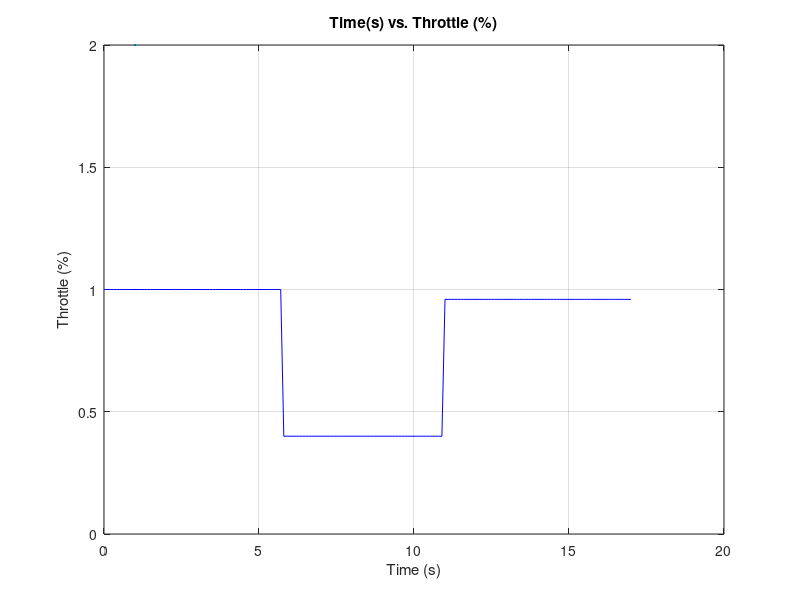
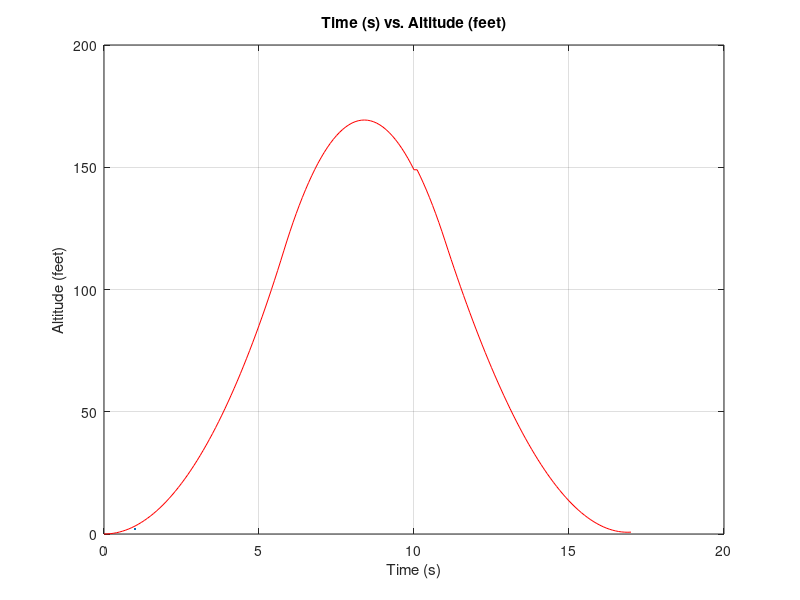

Source code (MATLAB) for these figures, in order:
%Stathis Kokkevis
%Toad preliminary throttle profile calculation
%2/22/2025

clc
clear
close all;

%Define initial parameters

minThrottle = 0.4; %Minimum throttle
gravity = 32.174; %Gravity, in ft/s

throttle = minThrottle:0.01:1.0; %Throttle percentage
thrust = throttle * 550; %Thrust, in lbf
mdot = (1.484+1.236) * throttle ; %Mass flow rate, constant O/F 1.2
TWR = 1.2; %Thrust to weight ratio of lander
fullyLoadedMass = thrust(end) / TWR; %Fully loaded mass of lander, in lbs

throttleDown = minThrottle:0.01:(fullyLoadedMass / thrust(end)); % Max throttle to descend

timeAscent = 0:0.1:10; % Time interval for the ascent phase (seconds)
timeDescent = 10.1:0.1:20; % Time interval for the descent phase (seconds)


propellantMassFraction = 0.51; % Smaller than Masten Xodiac - Jan's calculation in slack
propellantMass = fullyLoadedMass * propellantMassFraction; % Propellant mass, in lbs


heightToad = zeros(1, (length(timeAscent) + length(timeDescent))); % Height of TOAD at every 0.1 sec in the mission
massToad = zeros(1, (length(timeAscent) + length(timeDescent))); %Mass of TOAD at every 0.1 seconds in mission



endAscentMass = 0; % Dummy variable to find maximum mass at end of ascent (least propellant mass used)

idealThrottleProfile = zeros(1, (length(timeAscent) + length(timeDescent))); %Ideal Throttle Profile for ascent


%Looping through all possible throttle, time of throttling up
%combinations to find best combination for fuel efficiency and target
%height
%Full means full throttle, down means throttled down
for i = 1:length(throttleDown)
    for j = 2:(length(timeAscent) - 1)
        
        %Define time interval of ascent as divided into full throttle
        %section and throttled down section
        ascentTimeIntervalFull = timeAscent(1:j);
        ascentTimeIntervalDown = timeAscent(j:end);

        % Calculate acceleration with mass flow rates of TADPOLE Engine (full
        % throttle)
        ascentMassFull = fullyLoadedMass - mdot(end) .* ascentTimeIntervalFull;
        ascentForceFull = thrust(end) - ascentMassFull;
        ascentAccelerationFull = ascentForceFull ./ (ascentMassFull./ gravity);

        %Integrate to calculate velocities and resulting positions
        ascentVelocityFull = cumtrapz(ascentTimeIntervalFull, ascentAccelerationFull);
        ascentPositionFull = cumtrapz(ascentTimeIntervalFull, ascentVelocityFull);

        %Throttled down acceleration calculations
        ascentMassDown = ascentMassFull(end) - mdot(i) .* timeAscent(j:end);
        ascentForceDown = thrust(i) - ascentMassDown;
        ascentAccelerationDown = ascentForceDown ./ (ascentMassDown ./ gravity);
        
        %Throttled down position/velocity
        ascentVelocityDown = ascentVelocityFull(end) + cumtrapz(ascentTimeIntervalDown, ascentAccelerationDown);
        ascentPositionDown = ascentPositionFull(end) + cumtrapz(ascentTimeIntervalDown, ascentVelocityDown);

        
        %Finding max height
        [maxHeight, idxMax] = max(ascentPositionDown);

        fprintf("%f\n", maxHeight);
        %Conditions for max height met? (50-55 m)
        if((164.042 < maxHeight) && (maxHeight < 180.4462))
            velocityAtMax = ascentVelocityDown(idxMax);
            
            %Conditions for velocity at apogee met?
            if (-1.5 < velocityAtMax) && (velocityAtMax < 1.5)
                
                %Highest mass calculated out of "accepted throttle profiles"
                if((ascentMassDown(end) > endAscentMass))
                    
                    %Assigning values for descent stage
                    endAscentMass = ascentMassDown(end);
                    endVelocity = ascentVelocityDown(end);
                    endPos = ascentPositionDown(end);
                    throttleEnd = throttleDown(i);
                    
                    %Ideal throttle profile found for ascent
                    idealThrottleProfile(1:j) = throttle(end);
                    idealThrottleProfile(j:length(timeAscent)) = throttleDown(i);
                    
                    %Height & mass of toad found throughout ascent
                    heightToad(1:j) = ascentPositionFull;
                    heightToad(j:length(timeAscent)) = ascentPositionDown;

                    massToad(1:j) = ascentMassFull;
                    massToad(j:length(timeAscent)) = ascentMassDown;

                end
            end
        end
    end
end



%Throttle level that will allow in ascent;
throttleUp = (thrust(1)/endAscentMass):0.01:1.0;

% Final mass value (lowest possible wanted)
finalMass = 0;

cutoffTime = -1;

for i = 1:length(throttleUp)
    for j = 2:(length(timeDescent) - 1)

        %Define time interval of ascent as divided into throttled down
        %section and full throttle section
        descentTimeIntervalDown = timeDescent(1:j);
        descentTimeIntervalFull = timeDescent(j:end);

        % Calculate acceleration with mass flow rates of TADPOLE Engine
        % (throttled down)
        descentMassDown = endAscentMass - mdot(1) .* descentTimeIntervalDown;
        descentForceDown = thrust(1) - descentMassDown;
        descentAccelerationDown = descentForceDown ./ (descentMassDown ./ gravity);

        %Integrate to calculate velocities and resulting positions
        descentVelocityDown = endVelocity + cumtrapz(descentTimeIntervalDown, descentAccelerationDown);
        descentPositionDown = endPos + cumtrapz(descentTimeIntervalDown, descentVelocityDown);

        %Throttled up acceleration calculations
        descentMassFull = descentMassDown(end) - mdot(i) .* timeDescent(j:end);
        descentForceFull = thrust(i) - descentMassFull;
        descentAccelerationFull = descentForceFull ./ (descentMassFull ./ gravity);

        %Throttled up position/velocity
        descentVelocityFull = descentVelocityDown(end) + cumtrapz(descentTimeIntervalFull, descentAccelerationFull);
        descentPositionFull = descentPositionDown(end) + cumtrapz(descentTimeIntervalFull, descentVelocityFull);


        %Finding min height
        [minHeight, idxMin] = min(descentPositionFull);
        %fprintf("%f\n", minHeight);
        
        %Conditions for min height met? (0-0.5 m)
        if((0 < minHeight) && (minHeight < 1.5))
            velocityAtMin = descentVelocityFull(idxMin);
            
            %Conditions for velocity at bottom met?
            if (-0.5 < velocityAtMin) && (velocityAtMin < 0.5)

                %Lowest mass calculated out of "accepted throttle profiles"
                if((descentMassFull(idxMin) > finalMass))
                    finalMass = descentMassFull(idxMin);

                    %Ideal throttle profile found for descent
                    idealThrottleProfile(length(timeAscent):length(timeAscent)+j) = throttle(1);
                    idealThrottleProfile(length(timeAscent)+j:end) = throttleUp(i);



                    %Height & mass of toad found throughout descent
                    heightToad(length(timeAscent)+1:length(timeAscent)+j) = descentPositionDown;
                    heightToad(length(timeAscent)+j:end) = descentPositionFull;
                    massToad(length(timeAscent)+1:length(timeAscent)+j) = descentMassDown;
                    massToad(length(timeAscent)+j:end) = descentMassFull;

                    %Find when to cut off engine for graph
                    tolerance = 1e-6;
                    idx = find(abs(massToad - finalMass) < tolerance, 1);
                    cutoffTime = idx/10;
                end
            end
        end
    end
end


%Display Figure if TOAD landed!
if cutoffTime ~= -1
    time = 0:0.1:cutoffTime;

    

    figure;
    plot(time, idealThrottleProfile(1:idx+1), "-b", LineWidth=2)
    grid on;
    xlabel("Time (s)")
    ylabel("Throttle (%)")
    title('Time(s) vs. Throttle (%)')
    
    figure;
    plot(time, heightToad(1:idx+1), "-r", LineWidth=2);
    grid on;
    xlabel("Time (s)")
    ylabel("Altitude (feet)")
    title('Time (s) vs. Altitude (feet)')
    hold off
    
    propellantMassFinal = propellantMass - (fullyLoadedMass - finalMass);
    
    fprintf("Remaining Propellant Mass: %f lbs\n", propellantMassFinal);
else
    fprintf("You didn't close it buddy, try again (change input parameters)")
end